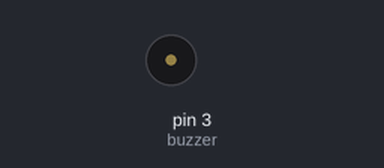
A sketch run on a simulated Arduino Uno, built with avr-gcc and run on an emulated ATmega328P. On the bench: buzzer (waves = sounding). What the sketch prints to the serial monitor is not drawn.

Above: at 0.1 s.
At 22.7 s:
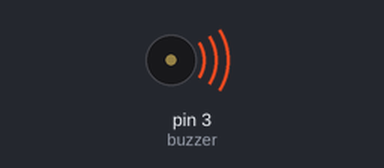
Timing chart, 0 to 24.2 s (numbered marks = the images above):
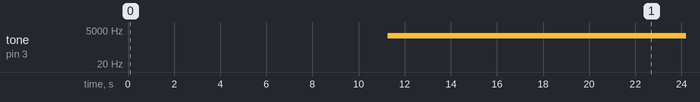

Measured:
- by itself, tone on pin 3 (buzzer): silent → 2000 Hz at 11.3 s

The sketch:

buzzermod.ino
```cpp
static int buzzer = 3;
int speed = 1;


void subirHz() {
      for (int i = 0; i <= 2000; i++) {
    tone(buzzer, i);
    delay(speed);
    Serial.println(i);
      }
}

void bajarHz () {
      for (int i = 2000; i >= 0; i--) {
    tone(buzzer, i);
    delay(speed);
    Serial.println(i);
      }
}

void setup() {
  // put your setup code here, to run once:
  pinMode(buzzer, OUTPUT);
  Serial.begin(9600);
}

void loop() {
    subirHz();
    bajarHz();
}
```
